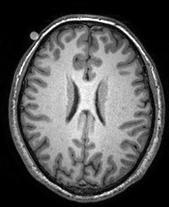
%> input picture Bias Correction（Li）/myBrain_axial.bmp, 169 x 207 px
$ octave Demo_MultiPhase.m   (GNU Octave 9; MATLAB toolbox functions it lacks are replaced by stand-ins)
%> lines starting %> are read from the running program, lines starting %| are printed output that depends on the picture; in (x1, y1, x2, y2) boxes, pixels count from 0 and x2, y2 are one past the last pixel; in counts of white or black regions, pixels touching at a corner belong together; the program's own positions count from 1
### Bias Correction（Li）/normalize01.m
function f=normalize01(f);
% Normalize to the range of [0,1]

fmin  = min(f(:));
fmax  = max(f(:));
f = (f-fmin)/(fmax-fmin);  % Normalize f to the range [0,1]

### Bias Correction（Li）/lse_bfe_3Phase.m
function [u, b, C]=  lse_bfe_3Phase(u,Img,b,Ksigma,KONE, nu,timestep,mu, epsilon,Iter)
% This code implements the level set evolution (LSE) and bias field estimation
% proposed in the following paper:
%      C. Li, R. Huang, Z. Ding, C. Gatenby, D. N. Metaxas, and J. C. Gore,
%      "A Level Set Method for Image Segmentation in the Presence of Intensity
%      Inhomogeneities with Application to MRI", IEEE Trans. Image Processing, 2011
%
% Note:
%    This code implements the three-phase formulation of the model in the above paper.
%    The three-phase formulation is used to segment an image into three regions.
%    The code for four-phase or other multi-phase formulation will be released later
%    in the website below.
%
%    All rights researved by Chunming Li, who formulated the model, designed and
%    implemented the algorithm in the above paper.
%
% E-mail: lchunming@gmail.com
% URL: http://www.engr.uconn.edu/~cmli/
% Copyright (c) by Chunming Li
% Author: Chunming Li


N_class = 3;  % three-phase
KB1 = conv2(b,Ksigma,'same');
KB2 = conv2(b.^2,Ksigma,'same');
H1 =  Heaviside(u(:,:,1),epsilon );
H2 =  Heaviside(u(:,:,2),epsilon );
M(:,:,1)=H1.*H2;  % membership function 1
M(:,:,2)=H1.*(1-H2); % membership function 2
M(:,:,3)=(1-H1); % membership function 3
C = updateC(Img, KB1, KB2, M);

KONE_Img = Img.^2.*KONE;
u = updateLSF(Img,u, C, N_class, KONE_Img, KB1, KB2, mu, nu, timestep, epsilon, Iter);

b =updateB(Img, C, M,  Ksigma);


%
function u = updateLSF(Img,u, C, N_class, KONE_Img, KB1, KB2, mu, nu, timestep, epsilon, Iter)
u(:,:,1)=NeumannBoundCond(u(:,:,1));
Curv(:,:,1)=curvature_central(u(:,:,1));
H1 =  Heaviside(u(:,:,1),epsilon );
Delta(:,:,1) = Dirac(u(:,:,1),epsilon);

u(:,:,2)=NeumannBoundCond(u(:,:,2));
Curv(:,:,2)=curvature_central(u(:,:,2));
H2 =  Heaviside(u(:,:,2),epsilon );
Delta(:,:,2) = Dirac(u(:,:,2),epsilon);

e=zeros([size(Img),N_class]);
for kk=1:N_class
    e(:,:,kk) = KONE_Img - 2*Img.*C(kk).*KB1 + C(kk)^2*KB2;
end

A1 = - Delta(:,:,1).*(e(:,:,1).*H2 + e(:,:,2).*(1-H2) - e(:,:,3));
P1=mu*(4*del2(u(:,:,1))-Curv(:,:,1));
L1=nu.*Delta(:,:,1).*Curv(:,:,1);
u(:,:,1) = u(:,:,1)+timestep*(L1+P1+A1);   % update u1


A2 = - Delta(:,:,2).*H1.*(e(:,:,1)-e(:,:,2));
P2=mu*(4*del2(u(:,:,2))-Curv(:,:,2));
L2=nu.*Delta(:,:,2).*Curv(:,:,2);
u(:,:,2) = u(:,:,2)+timestep*(L2+P2+A2);   % update u2

%

function C=updateC(Img, Kb1, Kb2, M)

N_class = size(M,3);
for kk=1:N_class
    N2 = Kb1.*Img.*M(:,:,kk);
    D2 = Kb2.*M(:,:,kk);
    sN2 = sum(N2(:));
    sD2 = sum(D2(:));
    C(kk)=sN2/(sD2+(sD2==0));
end

%%%%%%%%%%%%%%%%%

function b=updateB(Img, C, M,  Ksigma)
PC1=zeros(size(Img));
PC2=PC1;
N_class=size(M,3);
for kk=1:N_class
    PC1=PC1+C(kk)*M(:,:,kk);
    PC2=PC2+C(kk)^2*M(:,:,kk);
end
KNm1 = conv2(PC1.*Img,Ksigma,'same');
KDn1 = conv2(PC2,Ksigma,'same');

b = KNm1./KDn1;


function h = Heaviside(x,epsilon)     % function (11)
h=0.5*(1+(2/pi)*atan(x./epsilon));

function f = Dirac(x, epsilon)    % function (12)
f=(epsilon/pi)./(epsilon^2.+x.^2);

function K_curvature = curvature_central(u);
[ux,uy] = gradient(u);
normDu = sqrt(ux.^2+uy.^2+1e-20);
Nx = ux./normDu;
Ny = uy./normDu;
[nxx,junk] = gradient(Nx);
[junk,nyy] = gradient(Ny);
K_curvature = nxx+nyy;

function g = NeumannBoundCond(f)
% Make a function satisfy Neumann boundary condition
[nrow,ncol] = size(f);
g = f;
g([1 nrow],[1 ncol]) = g([3 nrow-2],[3 ncol-2]);
g([1 nrow],2:end-1) = g([3 nrow-2],2:end-1);
g(2:end-1,[1 ncol]) = g(2:end-1,[3 ncol-2]);

### Bias Correction（Li）/Demo_MultiPhase.m

% This code demonstrates the three-phase formulation of the level set evolution (LSE)
% and bias field estimation proposed in the following paper:
%      C. Li, R. Huang, Z. Ding, C. Gatenby, D. N. Metaxas, and J. C. Gore,
%      "A Level Set Method for Image Segmentation in the Presence of Intensity
%      Inhomogeneities with Application to MRI", IEEE Trans. Image Processing, 2011
%
% Note:
%    This code implements the three-phase formulation of the model in the above paper.
%    The three-phase formulation is used to segment an image into three regions.
%    The code for four-phase or other multi-phase formulation will be released later
%    in the website below.
%
%    All rights researved by Chunming Li, who formulated the model, designed and
%    implemented the algorithm in the above paper.
%
% E-mail: lchunming@gmail.com
% URL: http://www.engr.uconn.edu/~cmli/
% Copyright (c) by Chunming Li
% Author: Chunming Li


close all;clear all;


Img=imread('myBrain_axial.bmp');
%> Img is the input picture: size 207x169 uint8; min 0, max 255, mean 85.6

Iter_outer = 100;
Iter_inner = 10;
sigma = 4;  % scale parameter
timestep = .1;
mu = 0.1/timestep;
A=255;
nu = 0.001*A^2;  % weight of length term
c0 = 1;
epsilon = 1;

Img = double(Img(:,:,1));
%> Img: size 207x169 double
Img=normalize01(Img)*A;  % rescale the image intensity to the interval [0,A]
%> in normalize01, `fmin  = min(f(:));`: fmin = 0
%> in normalize01, `fmax  = max(f(:));`: fmax = 255
Mask=(Img>5);
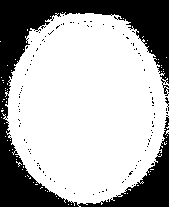
%> Mask: size 207x169 logical; 69.1% white; 106 black regions (104 under 20 px), largest, box (x1, y1, x2, y2) and area: (0, 0, 169, 207) 10591, (165, 97, 169, 111) 22


[nrow,ncol] = size(Img);
%> nrow = 207; ncol = 169

numframe=0;

figure;
imagesc(Img,[0 255]);colormap(gray);hold on; axis off;axis equal;

%%% initialization of bias field and level set function
b=ones(size(Img));
initialLSF(:,:,1) = randn(size(Img));  % randomly initialize the level set functions
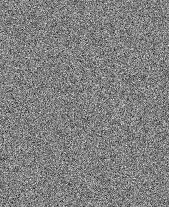
%> initialLSF: size 207x169 double; min -4.25, max 4.15, mean -0.0062; drawn with min black and max white
initialLSF(:,:,2) = randn(size(Img));  % randomly initialize the level set functions
initialLSF(:,:,1)= Mask;   % remove the background outside the mask
u = sign(initialLSF);

[c,h] = contour(u(:,:,1),[0 0],'r');
%> c = []; h = -40.53
[c,h] = contour(u(:,:,2),[0 0],'b');
%> h = -41.35

hold off

Ksigma=fspecial('gaussian',round(2*sigma)*2+1,sigma); % Gaussian kernel
% disk_radius = 7;
% Ksigma=fspecial('disk',disk_radius); % an alternative kernel as a truncated uniform function
KONE=conv2(ones(size(Img)),Ksigma,'same');


pause(0.1)


totaltime =0
%> (the run ends here)
